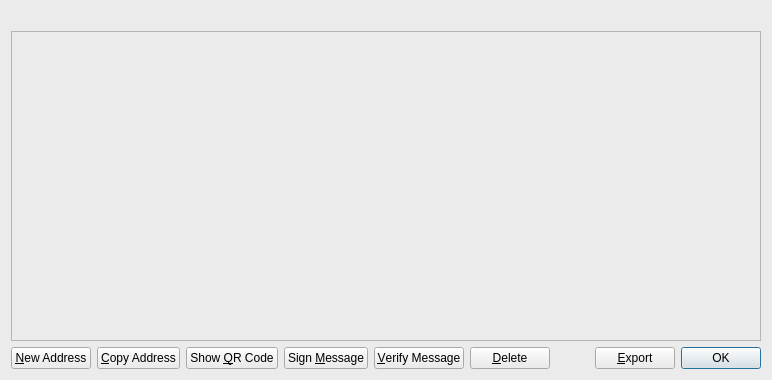
<?xml version="1.0" encoding="UTF-8"?>
<ui version="4.0">
 <class>AddressBookPage</class>
 <widget class="QWidget" name="AddressBookPage">
  <property name="geometry">
   <rect>
    <x>0</x>
    <y>0</y>
    <width>772</width>
    <height>380</height>
   </rect>
  </property>
  <property name="windowTitle">
   <string>Address Book</string>
  </property>
  <property name="styleSheet">
   <string notr="true">background-color: rgb(235, 235, 235);</string>
  </property>
  <layout class="QVBoxLayout" name="verticalLayout">
   <item>
    <widget class="QLabel" name="labelExplanation">
     <property name="textFormat">
      <enum>Qt::PlainText</enum>
     </property>
     <property name="wordWrap">
      <bool>true</bool>
     </property>
    </widget>
   </item>
   <item>
    <widget class="QTableView" name="tableView">
     <property name="contextMenuPolicy">
      <enum>Qt::CustomContextMenu</enum>
     </property>
     <property name="toolTip">
      <string>Double-click to edit address or label</string>
     </property>
     <property name="tabKeyNavigation">
      <bool>false</bool>
     </property>
     <property name="alternatingRowColors">
      <bool>true</bool>
     </property>
     <property name="selectionMode">
      <enum>QAbstractItemView::SingleSelection</enum>
     </property>
     <property name="selectionBehavior">
      <enum>QAbstractItemView::SelectRows</enum>
     </property>
     <property name="sortingEnabled">
      <bool>true</bool>
     </property>
     <attribute name="verticalHeaderVisible">
      <bool>false</bool>
     </attribute>
    </widget>
   </item>
   <item>
    <layout class="QHBoxLayout" name="horizontalLayout">
     <item>
      <widget class="QPushButton" name="newAddress">
       <property name="toolTip">
        <string>Create a new address</string>
       </property>
       <property name="text">
        <string>&amp;New Address</string>
       </property>
       <property name="icon">
        <iconset resource="../bitcoin.qrc">
         <normaloff>:/icons/add</normaloff>:/icons/add</iconset>
       </property>
      </widget>
     </item>
     <item>
      <widget class="QPushButton" name="copyAddress">
       <property name="toolTip">
        <string>Copy the currently selected address to the system clipboard</string>
       </property>
       <property name="text">
        <string>&amp;Copy Address</string>
       </property>
       <property name="icon">
        <iconset resource="../bitcoin.qrc">
         <normaloff>:/icons/editcopy</normaloff>:/icons/editcopy</iconset>
       </property>
      </widget>
     </item>
     <item>
      <widget class="QPushButton" name="showQRCode">
       <property name="text">
        <string>Show &amp;QR Code</string>
       </property>
       <property name="icon">
        <iconset resource="../bitcoin.qrc">
         <normaloff>:/icons/qrcode</normaloff>:/icons/qrcode</iconset>
       </property>
      </widget>
     </item>
     <item>
      <widget class="QPushButton" name="signMessage">
       <property name="toolTip">
        <string>Sign a message to prove you own a Bells address</string>
       </property>
       <property name="text">
        <string>Sign &amp;Message</string>
       </property>
       <property name="icon">
        <iconset resource="../bitcoin.qrc">
         <normaloff>:/icons/edit</normaloff>:/icons/edit</iconset>
       </property>
      </widget>
     </item>
     <item>
      <widget class="QPushButton" name="verifyMessage">
       <property name="toolTip">
        <string>Verify a message to ensure it was signed with a specified Bells address</string>
       </property>
       <property name="text">
        <string>&amp;Verify Message</string>
       </property>
       <property name="icon">
        <iconset resource="../bitcoin.qrc">
         <normaloff>:/icons/transaction_0</normaloff>:/icons/transaction_0</iconset>
       </property>
      </widget>
     </item>
     <item>
      <widget class="QPushButton" name="deleteAddress">
       <property name="toolTip">
        <string>Delete the currently selected address from the list</string>
       </property>
       <property name="text">
        <string>&amp;Delete</string>
       </property>
       <property name="icon">
        <iconset resource="../bitcoin.qrc">
         <normaloff>:/icons/remove</normaloff>:/icons/remove</iconset>
       </property>
      </widget>
     </item>
     <item>
      <spacer name="horizontalSpacer">
       <property name="orientation">
        <enum>Qt::Horizontal</enum>
       </property>
       <property name="sizeHint" stdset="0">
        <size>
         <width>40</width>
         <height>20</height>
        </size>
       </property>
      </spacer>
     </item>
     <item>
      <widget class="QPushButton" name="exportButton">
       <property name="toolTip">
        <string>Export the data in the current tab to a file</string>
       </property>
       <property name="text">
        <string>&amp;Export</string>
       </property>
       <property name="icon">
        <iconset resource="../bitcoin.qrc">
         <normaloff>:/icons/export</normaloff>:/icons/export</iconset>
       </property>
      </widget>
     </item>
     <item>
      <widget class="QDialogButtonBox" name="buttonBox">
       <property name="sizePolicy">
        <sizepolicy hsizetype="Maximum" vsizetype="Fixed">
         <horstretch>0</horstretch>
         <verstretch>0</verstretch>
        </sizepolicy>
       </property>
       <property name="standardButtons">
        <set>QDialogButtonBox::Ok</set>
       </property>
      </widget>
     </item>
    </layout>
   </item>
  </layout>
 </widget>
 <resources>
  <include location="../bitcoin.qrc"/>
 </resources>
 <connections/>
</ui>
